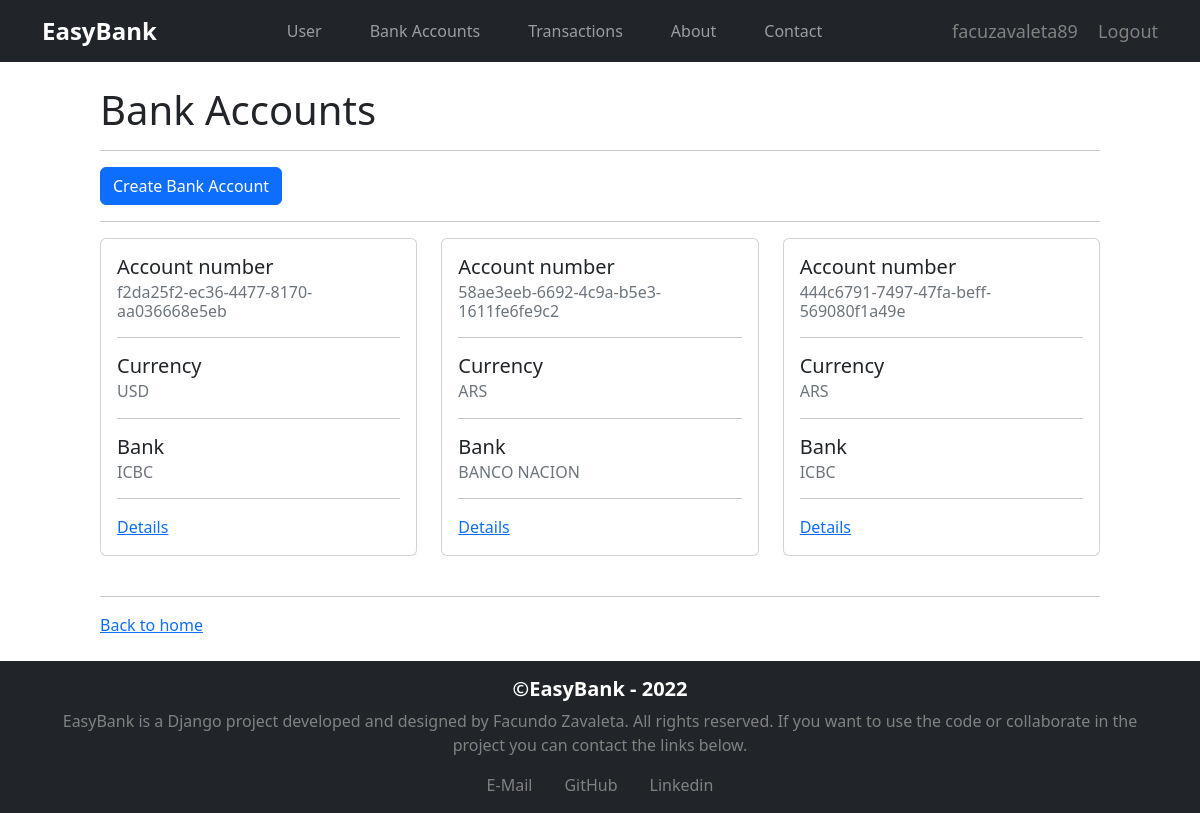
/bankaccounts/ (signed in), run on an earlier commit of the app's database.
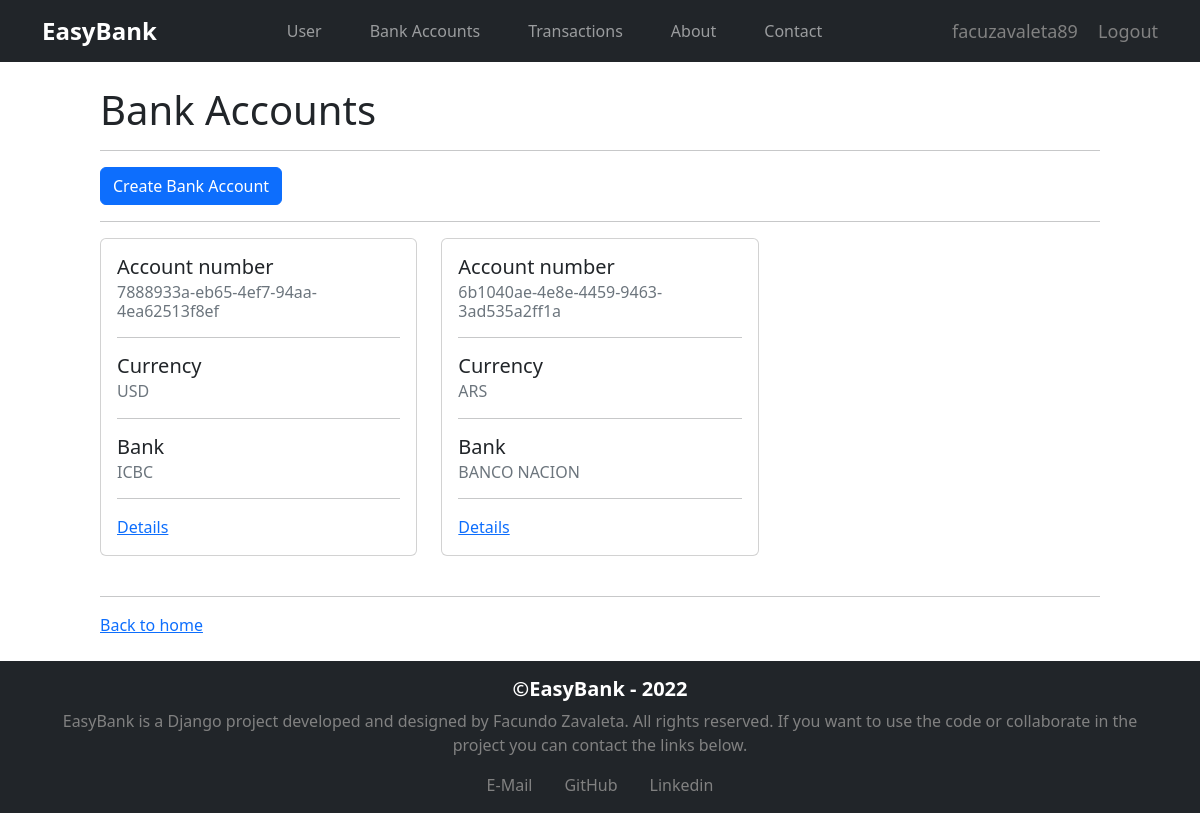
And on a later commit of the database.
### bankaccounts/models.py (models this page shows, shortened)
class BankAccount(models.Model):
    account_number = models.UUIDField(primary_key = True, default = uuid.uuid4, editable = False)
    balance = models.DecimalField(max_digits=12, decimal_places=2)
    currency = models.CharField(max_length=3, choices=CURRENCY_CHOICES)
    user = models.ForeignKey(User, on_delete=models.CASCADE)
    bank = models.CharField(max_length=20, choices=BANK_CHOICES)
    created_on = models.DateTimeField(default=datetime.now())

### bankaccounts/views.py (the view)
# urls.py: path("", views.bankaccounts_index, name="bankaccounts_index"),
def bankaccounts_index(request):
    bankaccounts = BankAccount.objects.filter(user__id=request.user.id)
    context = {
        'bankaccounts': bankaccounts,
    }
    return render(request, 'bankaccounts_index.html', context)

### bankaccounts/templates/bankaccounts_index.html
{% extends "base.html" %}
{% block page_content %}
{% if user.is_authenticated %}
<br>
<h1>Bank Accounts</h1>
<hr>
<a href="{% url 'bankaccounts_create' %}" class="btn btn-primary">Create Bank Account</a>
<hr>
{% for bankaccount in bankaccounts %}
{% if forloop.counter0|divisibleby:3 %}
<div class="row">
{% endif %}
<div class="col-sm-4">
    <div class="card">
        <div class="card-body">
        <h5 class="card-title">Account number</h5>
        <h6 class="card-subtitle mb-2 text-muted">{{ bankaccount.account_number }}</h6>
        <hr>
        <h5 class="card-title">Currency</h5>
        <h6 class="card-subtitle mb-2 text-muted">{{ bankaccount.currency }}</h6>
        <hr>
        <h5 class="card-title">Bank</h5>
        <h6 class="card-subtitle mb-2 text-muted">{{ bankaccount.bank }}</h6>
        <hr>
        <a href="{{ bankaccount.account_number }}" class="card-link">Details</a>
        </div>
    </div>
</div>
{% if forloop.counter|divisibleby:3 or forloop.last %}
</div>
<br>
{% endif %}
{% empty %}
<br>
No bank accounts created.
<br>
<br>
{% endfor %}
<hr>
<a href="{% url 'home' %}">Back to home</a>
<br>
<br>
{% else %}
<br>
You must <a href="{% url 'users:login' %}">Login</a> to see this page. Back to <a href="{% url 'home' %}">home</a>.
<br>
<br>
{% endif %}
{% endblock %}

### easybank/templates/base.html (shortened to what this page needs)
{% load static %}
<!DOCTYPE html>
<html>
<head>
  <link rel="stylesheet" href="{% static 'css/style.css' %}">
  <link rel="stylesheet" href="https://cdn.jsdelivr.net/npm/bootstrap@5.2.3/dist/css/bootstrap.min.css">
</head>
<body>
{% include 'nav.html' %}
  <main style="padding: 0px 100px 0px 100px">
    {% block page_content %}
    {% endblock %}
  </main>
  <footer class="bg-dark py-3">
    <div class="container text-center">
      <h6>©EasyBank - 2022</h6>
      <p>EasyBank is a Django project developed and designed by Facundo Zavaleta. All rights reserved.
      If you want to use the code or collaborate in the project you can contact the links below.</p>
      <div class="d-flex justify-content-center">
        <a href="mailto:facuzavaleta89@gmail.com" class="mx-3">E-Mail</a>
        <a href="https://github.com/facuzavaleta" class="mx-3">GitHub</a>
        <a href="https://www.linkedin.com/in/facuzavaleta89/" class="mx-3">Linkedin</a>
      </div>
    </div>
  </footer>
</body>
</html>

### easybank/templates/nav.html (shortened to what this page needs)
<nav class="navbar navbar-expand-lg navbar-dark bg-dark">
    <div class="container">
        <a class="navbar-brand fs-4" href="{% url 'home' %}"><strong>EasyBank</strong></a>
        <div class="collapse navbar-collapse d-flex justify-content-around" id="navbarSupportedContent">
          <ul class="navbar-nav">
            <li class="nav-item mx-3">
              <a class="nav-link" href="{% url 'users:users_index' %}">User</a>
            </li>
            <li class="nav-item mx-3">
              <a class="nav-link" href="{% url 'bankaccounts_index' %}">Bank Accounts</a>
            </li>
            <li class="nav-item mx-3">
              <a class="nav-link" href="{% url 'transactions_index' %}">Transactions</a>
            </li>
            <li class="nav-item mx-3">
              <a class="nav-link" href="{% url 'about' %}">About</a>
            </li>
            <li class="nav-item mx-3">
              <a class="nav-link" href="{% url 'contact' %}">Contact</a>
            </li>
          </ul>
        </div>
        <div class="nav-item">
            {% if user.is_authenticated %}
            <a href="{% url 'users:users_index' %}" class="btn-primary ms-3">{{ user.username }}</a>
            <a href="{% url 'users:logout' %}" class="btn-primary ms-3">Logout</a>
            {% else %}
            <a href="{% url 'users:login' %}" class="btn-primary ms-3">Login</a>
            <a href="{% url 'users:register' %}" class="btn-primary ms-3">Register</a>
            {% endif %}
        </div>
    </div>
</nav>

### static/css/style.css (style rules this page uses)
nav a { font-size: 18px; text-decoration: none; color: #818181; }
footer { padding: 20px 10px; background-color: #f8f9fa; text-align: center; }
footer p { color: #818181; }
footer h6 { color: #ffffff; font-weight: 700; font-size: 20px; }
footer a { color: #818181; text-decoration: none; }

What changed in the data, as far as the page shows it:
removed BankAccount: account_number "f2da25f2-ec36-4477-8170-aa036668e5eb", currency "USD", bank "ICBC"
removed BankAccount: account_number "58ae3eeb-6692-4c9a-b5e3-1611fe6fe9c2", currency "ARS", bank "BANCO NACION"
removed BankAccount: account_number "444c6791-7497-47fa-beff-569080f1a49e", currency "ARS", bank "ICBC"
added BankAccount: account_number "7888933a-eb65-4ef7-94aa-4ea62513f8ef", currency "USD", bank "ICBC"
added BankAccount: account_number "6b1040ae-4e8e-4459-9463-3ad535a2ff1a", currency "ARS", bank "BANCO NACION"
